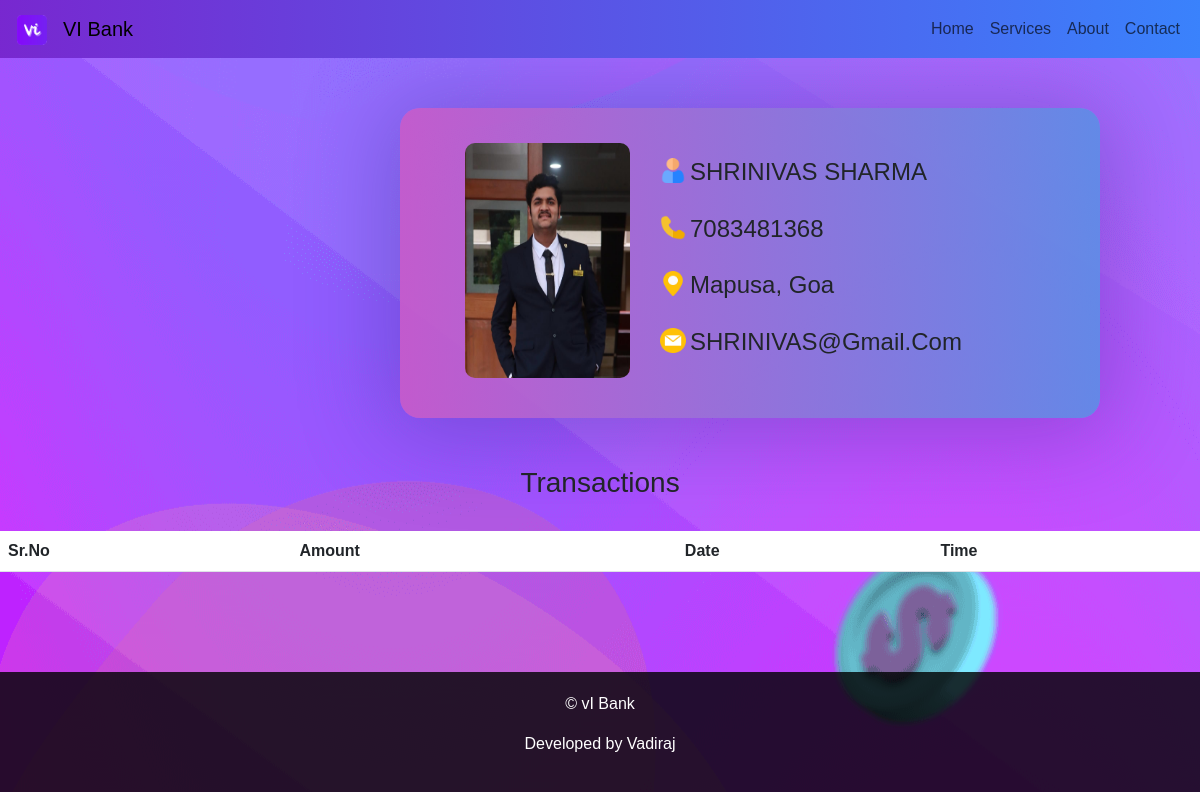
The app's page /views/customer_detail.php?acno=151107 with its own data.
### tables this page shows
CREATE TABLE `CUSTOMERS` (
  `customer_name` varchar(255) DEFAULT NULL,
  `contact` varchar(255) DEFAULT NULL,
  `address` varchar(255) DEFAULT NULL,
  `balance` float DEFAULT NULL,
  `acno` int(10) NOT NULL,
  `email` varchar(255) DEFAULT NULL
);

### views/customer_detail.php (the view, shortened to what this page needs)
<?php
include('../controllers/common.php');
if (isset($_GET["acno"])) {
    $acno = $_GET["acno"];
}
?>
<!DOCTYPE html>
<html lang="en">
<head>
    <link rel="stylesheet" href="../css/customers.css">
    <link href="https://cdn.jsdelivr.net/npm/bootstrap@5.3.0-alpha2/dist/css/bootstrap.min.css" rel="stylesheet">
</head>
<body>
    <section style="background-image: url('../images/bg.png')">
        <nav class="navbar navbar-expand-lg bg-body-tertiary" style="background: linear-gradient(to right, rgba(106, 17, 203, 0.9), rgba(37, 117, 252, 0.9)); width: auto;">
            <div class="container-fluid">
                <a class="navbar-brand" href="index.php" style="margin-left: 5px;">
                    <img src="../images/logo.png" alt="Bootstrap" width="30" height="30">
                </a>
                <a class="navbar-brand bank-name" href="index.php">VI Bank</a>
                <div class="collapse navbar-collapse" id="navbarSupportedContent">
                    <ul class="navbar-nav ms-auto mb-2 mb-lg-0">
                        <li class="nav-item">
                            <a class="nav-link active-link" aria-current="page" href="../views/index.php">Home</a>
                        </li>
                        <li class="nav-item">
                            <a class="nav-link" href="#container-main-2">Services</a>
                        </li>
                        <li class="nav-item">
                            <a class="nav-link" href="../views/about.php">About</a>
                        </li>
                        <li class="nav-item">
                            <a class="nav-link" href="../views/contact.php">Contact</a>
                        </li>
                    </ul>
                </div>
            </div>
        </nav>
        <?php
        $query = "SELECT * FROM CUSTOMERS WHERE acno=$acno";
        $res = mysqli_query($conn, $query);
        $row = mysqli_fetch_array($res);
        ?>
        <div class="user">
            <div class="detail" id="user-detail">
                <div class="customer-image">
                    <img id="cust-image" src="../images/vi.jpg" alt="Vadiraj Inamdar">
                </div>
                <div class="details">
                    <img id="name-logo" src="../images/name.png" alt="Name-icon">
                    <h4 id="cust-name"><? echo $row['customer_name']; ?></h4>
                    <img id="name-logo" src="../images/phone.png" alt="Name-icon">
                    <h4 id="cust-name"><? echo $row['contact']; ?></h4>
                    <img id="name-logo" src="../images/location.png" alt="Name-icon">
                    <h4 id="cust-name"><? echo $row['address']; ?></h4>
                    <img id="name-logo" src="../images/email.png" alt="Name-icon">
                    <h4 id="cust-name"><? echo $row['email']; ?></h4>
                </div>
            </div>
        </div>
        <br>
        <br>
        <section>
            <h3 id="transactions">Transactions</h3>
            <br>
            <div class="transact">
                <table class="table table-striped">
                    <thead>
                        <tr>
                            <th scope="col">Sr.No</th>
                            <th scope="col">Amount</th>
                            <th scope="col">Date</th>
                            <th scope="col">Time</th>
                        </tr>
                    </thead>
                </table>
            </div>
        </section>
    <section class="sec-3">
        <footer>
            <div class="container">
                <p>© vI Bank</p>
                <p>Developed by Vadiraj</p>
            </div>
        </footer>
    </section>
    </section>
</body>
</html>

### css/customers.css (style rules this page uses)
* { font-family:Arial, Helvetica, sans-serif; }
footer { background-color: rgba(0, 2, 2, 0.813); color: white; padding: 20px 0; text-align: center; margin-top: 100px; }
.container { max-width: 960px; margin: 0 auto; }
.detail { margin-top: 50px; display: flex; border-radius: 20px; border-radius: 20px; background: rgba(255, 255, 255, 0.055); box-shadow: 0px 5px 89.61px 13.39px rgba(23, 29, 113, 0.26); width: 700px; align-content: center; margin-left: 400px; padding: 30px; background: linear-gradient(to right, rgba(199, 90, 200, 0.9), rgba(91, 141, 228, 0.9)); }
.customer-image { height: auto; width: auto; text-align: center; margin-left: 30px; padding: 5px; border-radius: 10px; }
#cust-image { height: 235px; width: 165px; border-radius: 10px; }
.details { width: 100%; height: 250px; }
#name-logo { margin-top: 20px; height: 25px; width: 26px; margin-left: 25px; }
#cust-name { margin-top: -25px; margin-left: 55px; text-transform:capitalize; }
#transactions { text-align: center; }

### records on screen
customers: customer_name "SHRINIVAS SHARMA", contact "7083481368", address "Mapusa, Goa", email "SHRINIVAS@gmail.com"
